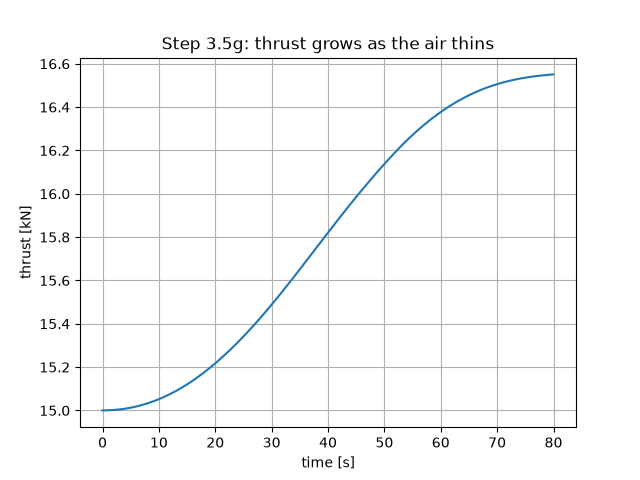

Here is the Python script that generated this plot:
# Step 3.5g: Thrust changes with altitude -- the outside air pushes back on the nozzle
# Same flight as Step 3.5f. NEW: thrust = vacuum thrust - (outside air pressure x nozzle exit area)

import math
import numpy as np
import matplotlib.pyplot as plt
from atmosphere import us_standard_atmosphere, speed_of_sound

g = 9.82              # gravity [m/s^2]  (kept constant for now)
dt = 0.01             # time step [s]

# ---- the rocket ----
dry_mass = 200.0      # empty rocket [kg]
fuel = 800.0          # fuel [kg]
mdot = 10.0           # burn rate [kg/s]

# NEW: the engine is now described the way real engine data sheets do it
ve_vac = 1656.0                    # exhaust speed in VACUUM [m/s]
thrust_vac = mdot * ve_vac         # thrust in vacuum = 16560 N
exit_radius = 0.07                 # radius of the nozzle's opening [m]  (14 cm wide)
Ae = math.pi * exit_radius**2      # nozzle exit area = 0.0154 m^2

radius = 0.25                 # [m]
A = math.pi * radius**2       # front area [m^2]

# drag curve (same as Step 3.5f)
MACH_TABLE = [0.0,  0.6,  0.8,  0.9,  1.0,  1.1,  1.2,  1.5,  2.0,  3.0,  5.0]
CD_TABLE   = [0.30, 0.30, 0.32, 0.38, 0.50, 0.55, 0.54, 0.48, 0.40, 0.32, 0.25]

# ---- start on the pad ----
h = 0.0
v = 0.0
t = 0.0
m = dry_mass + fuel

ts, thrusts = [], []

# ---- PHASE 1: engine ON ----
burn_time = fuel / mdot
for i in range(round(burn_time / dt)):
    T, P, rho = us_standard_atmosphere(h)
    thrust = thrust_vac - P * Ae                  # NEW: outside air pressure P pushes back on the nozzle opening
    mach = v / speed_of_sound(T)
    Cd = np.interp(mach, MACH_TABLE, CD_TABLE)
    drag = 0.5 * rho * v**2 * Cd * A
    ts.append(t)
    thrusts.append(thrust / 1000)                 # in kN (1 kN = 1000 N)
    a = (thrust - m * g - drag) / m
    v = v + a * dt
    h = h + v * dt
    m = m - mdot * dt
    t = t + dt

print("thrust at liftoff  =", round(thrusts[0], 2), "kN")
print("thrust at engine off =", round(thrusts[-1], 2), "kN")
print("ENGINE OFF at t =", round(t), "s:  height =", round(h / 1000, 1), "km,  speed =", round(v), "m/s")

# ---- PHASE 2: engine OFF (no thrust, so nothing new here) ----
while v > 0:
    T, P, rho = us_standard_atmosphere(h)
    mach = v / speed_of_sound(T)
    Cd = np.interp(mach, MACH_TABLE, CD_TABLE)
    drag = 0.5 * rho * v**2 * Cd * A
    a = (- m * g - drag) / m
    v = v + a * dt
    h = h + v * dt
    t = t + dt

print("TOP OF FLIGHT at t =", round(t), "s:  height =", round(h / 1000, 1), "km")

# ---- PLOT: thrust vs time ----
plt.plot(ts, thrusts)
plt.xlabel("time [s]")
plt.ylabel("thrust [kN]")
plt.title("Step 3.5g: thrust grows as the air thins")
plt.grid()
plt.savefig("step3_5g_thrust_altitude.png")
plt.show()
